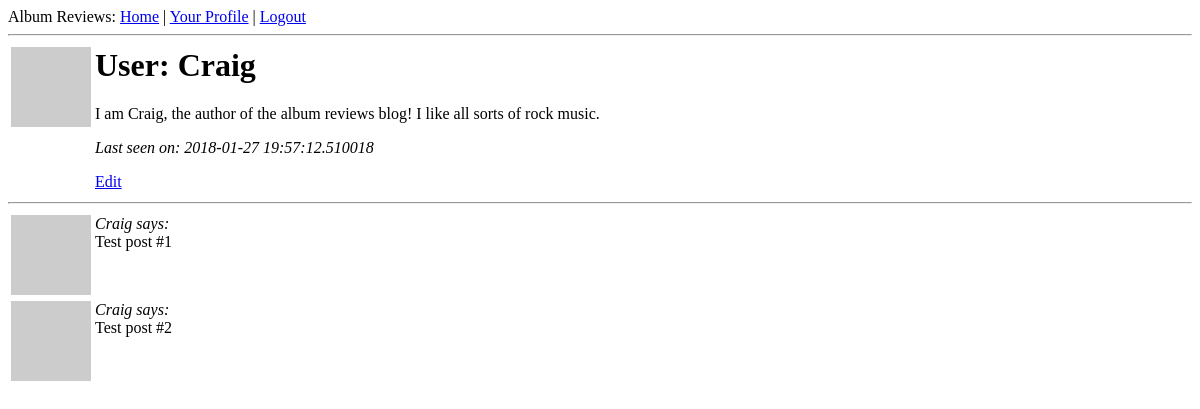
The app's page /user/Craig (signed in), older data.
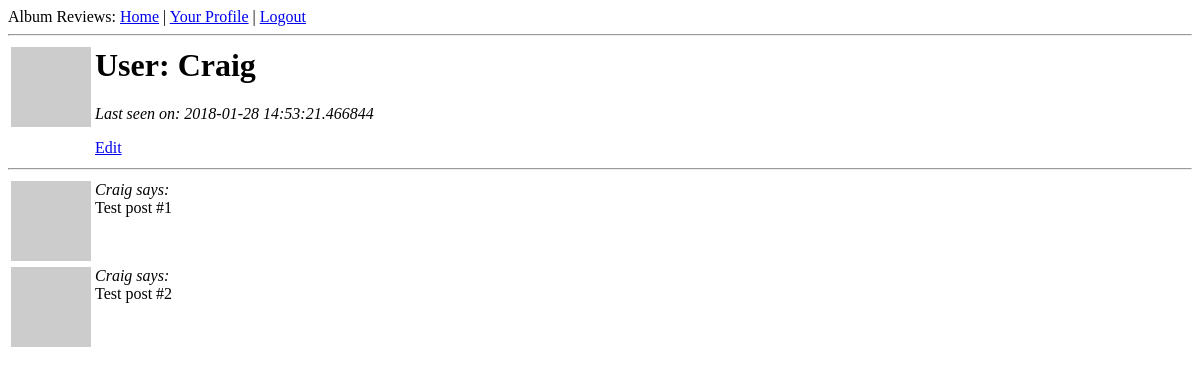
The same page, newer data.
### app/models.py (models this page shows, shortened)
class User(db.Model):
    id = db.Column(db.Integer, primary_key=True)
    firstname = db.Column(db.String(64))
    lastname = db.Column(db.String(64))
    nickname = db.Column(db.String(64), index=True, unique=True)
    email = db.Column(db.String(120), index=True, unique=True)
    reviews = db.relationship('Review', backref='author', lazy='dynamic')
    about_me = db.Column(db.String(140))
    last_seen = db.Column(db.DateTime)
    def avatar(self, size):
        return 'http://www.gravatar.com/avatar/%s?d=mm&s=%d' % (md5(self.email.encode('utf-8')).hexdigest(), size)
    @property
    def is_authenticated(self):
        return True

### app/views.py (the view)
@app.route('/user/<nickname>')
@login_required
def user(nickname):
    user = User.query.filter_by(nickname=nickname).first()
    if user == None:
        flash('User %s not found.' % nickname)
        return redirect(url_for('index'))
    posts = [
        {'author': user, 'body': 'Test post #1'},
        {'author': user, 'body': 'Test post #2'}
    ]
    return render_template('user.html',
                           user=user,
                           posts=posts)

### app/views.py (called while the page is built)
@lm.user_loader
def load_user(id):
    return User.query.get(int(id))

@app.before_request
def before_request():
    g.user = current_user
    if g.user.is_authenticated:
        g.user.last_seen = datetime.utcnow()
        db.session.add(g.user)
        db.session.commit()

### app/templates/user.html
{% extends "base.html" %}
{% block content %}
  <table>
    <tr valign="top">
      <td><img src="{{ user.avatar(128) }}"</td>
      <td>
        <h1>User: {{ user.nickname }}</h1>
          {% if user.about_me %}<p>{{ user.about_me }}</p>{% endif %}
          {% if user.last_seen %}<p><i>Last seen on: {{ user.last_seen }}</i></p>{% endif %}
          {% if user.id == g.user.id %}<p><a href="{{ url_for('edit') }}">Edit</a></p>{% endif %}
      </td>
  </table>
  <hr>
  {% for post in posts %}
    {% include 'post.html' %}
  {% endfor %}
{% endblock %}

### app/templates/base.html (shortened to what this page needs)
<html>
    <head>
    </head>
    <body>
        <div>Album Reviews:
          <a href="{{ url_for('index') }}">Home</a>
          {% if g.user.is_authenticated %}
          | <a href="{{ url_for('user', nickname=g.user.nickname) }}">Your Profile</a>
          | <a href="{{ url_for('logout') }}">Logout</a>
          {% else %}
          | <a href="{{ url_for('login') }}">Login</a>
        {% endif %}
        </div>
        <hr>
        {% block content %}{% endblock %}
    </body>
</html>

### app/templates/post.html
<table>
  <tr valign="top">
    <td><img src="{{ post.author.avatar(128) }}"</td>
    <td><i>{{ post.author.nickname }} says:</i></br>{{ post.body }}</td>
  </tr>
</table>

Row changes from the older to the newer data that the page shows:
changed User "Craig": last_seen "2018-01-27 19:57:12.510018" → "2018-01-28 14:53:21.466844"; about_me "I am Craig, the author of the album reviews blog! I like all sorts of rock music." → (not shown)
